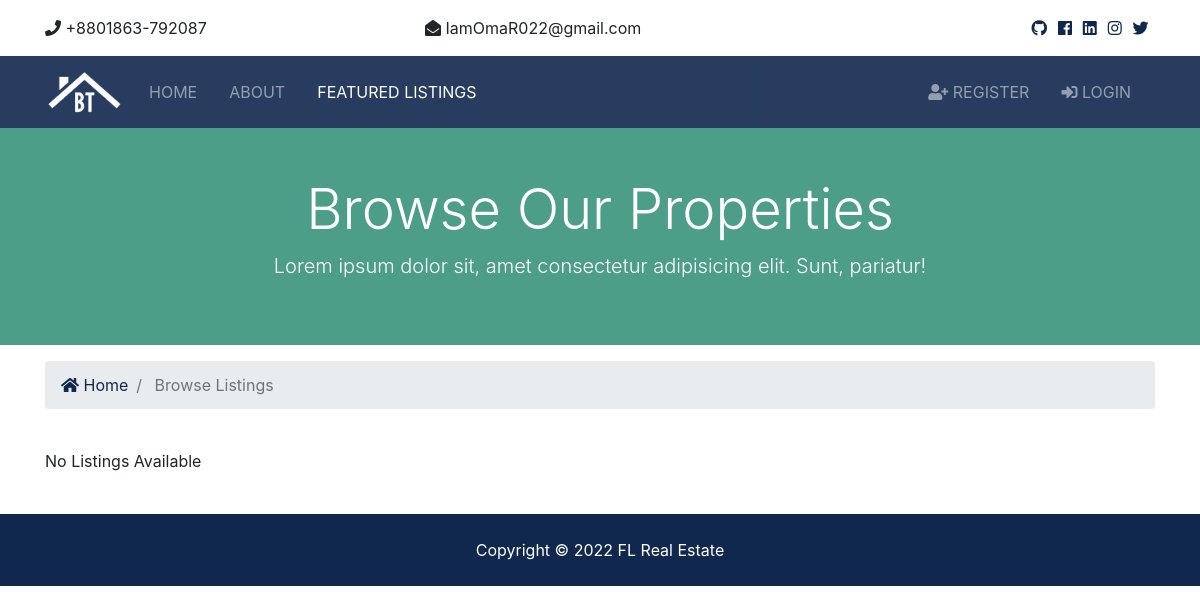
The page /listings/ on the database as committed earlier.
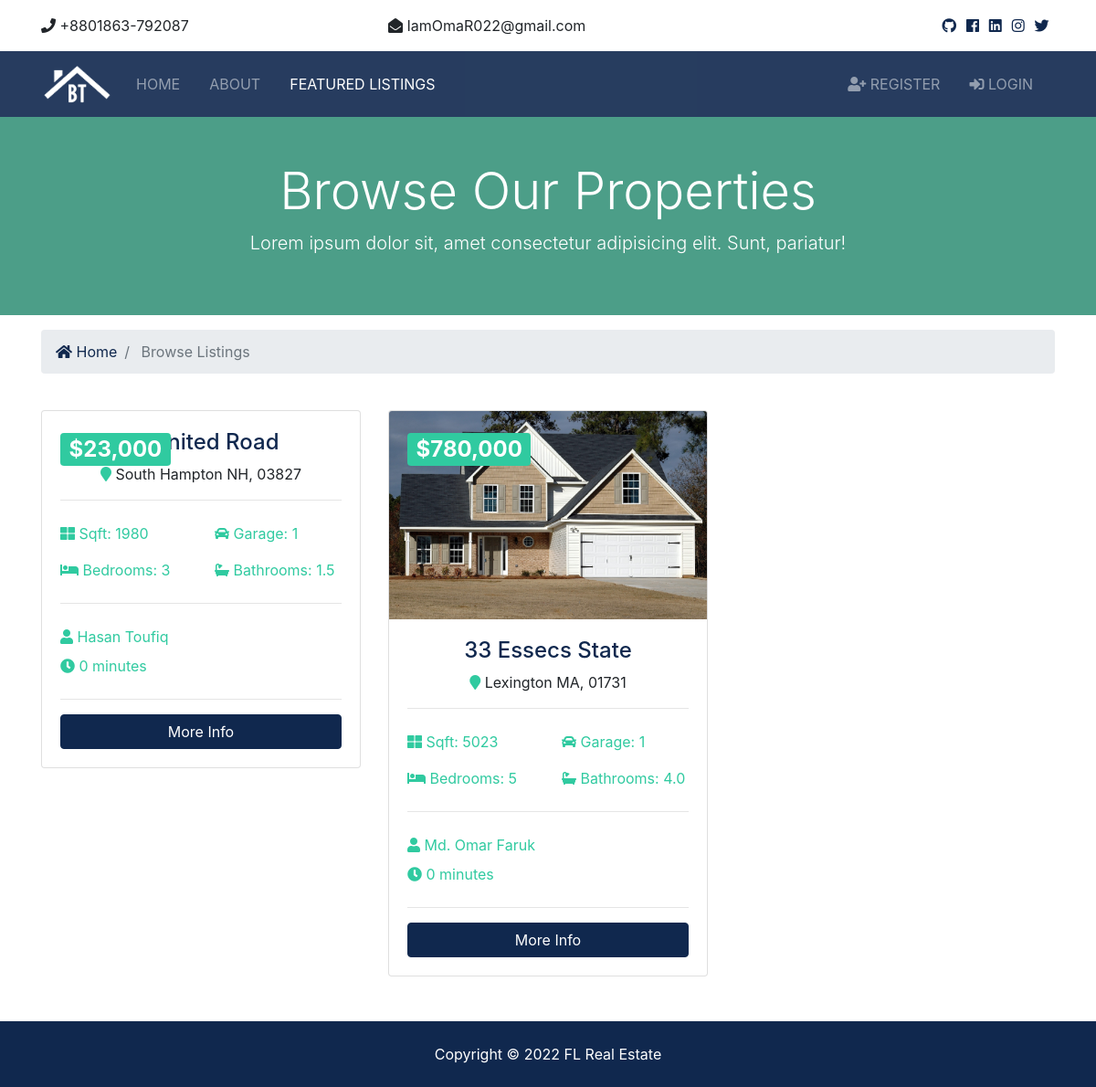
The same page on the database as committed later.
### listings/models.py (models this page shows, shortened)
class Listing(models.Model):
    realtor = models.ForeignKey(Realtor, on_delete=models.DO_NOTHING)
    title = models.CharField(max_length=200)
    address = models.CharField(max_length=200)
    city = models.CharField(max_length=100)
    state = models.CharField(max_length=100)
    zipcode = models.CharField(max_length=20)
    description = models.TextField(blank=True)
    price = models.IntegerField()
    bedrooms = models.IntegerField()
    bathrooms = models.DecimalField(max_digits=2, decimal_places=1)
    garage = models.IntegerField(default=0)
    sqft = models.IntegerField()
    lot_size = models.DecimalField(max_digits=5, decimal_places=1)
    photo_main = models.ImageField(upload_to='photos/%Y/%m/%d/')
    photo_1 = models.ImageField(upload_to='photos/%Y/%m/%d/', blank=True)   ## blank=True used to make this field optional
    photo_2 = models.ImageField(upload_to='photos/%Y/%m/%d/', blank=True)
    photo_3 = models.ImageField(upload_to='photos/%Y/%m/%d/', blank=True)
    photo_4 = models.ImageField(upload_to='photos/%Y/%m/%d/', blank=True)
    photo_5 = models.ImageField(upload_to='photos/%Y/%m/%d/', blank=True)
    photo_6 = models.ImageField(upload_to='photos/%Y/%m/%d/', blank=True)
    is_published = models.BooleanField(default=True)
    list_date = models.DateTimeField(default=datetime.now, blank=True)

### realtors/models.py (models this page shows)
class Realtor(models.Model):
    name = models.CharField(max_length=200)
    photo = models.ImageField(upload_to='photos/%Y/%m/%d/')
    description = models.TextField(blank=True)
    phone = models.CharField(max_length=20)
    email = models.CharField(max_length=50)
    is_mvp = models.BooleanField(default=False)  ## Seller of the month
    hire_date = models.DateTimeField(default=datetime.now, blank=True)
    def __str__(self):
        return self.name

### listings/views.py (the view)
# urls.py: path('', views.index, name='listings'),
def index(request):
    listings = Listing.objects.order_by('-list_date').filter(is_published=True)  ## Check or uncheck in admin area
    paginator = Paginator(listings, 6)   ## how much item i want to show in each page
    page = request.GET.get('page')
    paged_listings = paginator.get_page(page)
    context = {
        'listings': paged_listings
    }
    return render(request, 'listings/listings.html', context)

### templates/listings/listings.html (shortened to what this page needs)
{% extends 'base.html' %}
{% load humanize %}
{% block content %}
  <section id="showcase-inner" class="py-5 text-white">
    <div class="container">
      <div class="row text-center">
        <div class="col-md-12">
          <h1 class="display-4">Browse Our Properties</h1>
          <p class="lead">Lorem ipsum dolor sit, amet consectetur adipisicing elit. Sunt, pariatur!</p>
        </div>
      </div>
    </div>
  </section>
  <section id="bc" class="mt-3">
    <div class="container">
      <nav aria-label="breadcrumb">
        <ol class="breadcrumb">
          <li class="breadcrumb-item">
            <a href="{% url 'index' %}">
              <i class="fas fa-home"></i> Home</a>
          </li>
          <li class="breadcrumb-item active"> Browse Listings</li>
        </ol>
      </nav>
    </div>
  </section>
  <section id="listings" class="py-4">
    <div class="container">
      <div class="row">
          {% if listings %}
              {% for listing in listings %}
                <div class="col-md-6 col-lg-4 mb-4">
                  <div class="card listing-preview">
                    <img class="card-img-top" src="{{ listing.photo_main.url }}" alt="">
                    <div class="card-img-overlay">
                      <h2>
                        <span class="badge badge-secondary text-white">${{ listing.price | intcomma }}</span>
                      </h2>
                    </div>
                    <div class="card-body">
                      <div class="listing-heading text-center">
                        <h4 class="text-primary">{{ listing.title }}</h4>
                        <p>
                          <i class="fas fa-map-marker text-secondary"></i> {{ listing.city }} {{ listing.state }}, {{ listing.zipcode }}</p>
                      </div>
                      <hr>
                      <div class="row py-2 text-secondary">
                        <div class="col-6">
                          <i class="fas fa-th-large"></i> Sqft: {{ listing.sqft }}</div>
                        <div class="col-6">
                          <i class="fas fa-car"></i> Garage: {{ listing.garage }}</div>
                      </div>
                      <div class="row py-2 text-secondary">
                        <div class="col-6">
                          <i class="fas fa-bed"></i> Bedrooms: {{ listing.bedrooms }}</div>
                        <div class="col-6">
                          <i class="fas fa-bath"></i> Bathrooms: {{ listing.bathrooms }}</div>
                      </div>
                      <hr>
                      <div class="row py-2 text-secondary">
                        <div class="col-12">
                          <i class="fas fa-user"></i> {{ listing.realtor }}</div>
                      </div>
                      <div class="row text-secondary pb-2">
                        <div class="col-6">
                          <i class="fas fa-clock"></i> {{ listing.list_date | timesince }}</div>
                      </div>
                      <hr>
                      <a href="{% url 'listing' listing.id %}" class="btn btn-primary btn-block">More Info</a>
                    </div>
                  </div>
                </div>
              {% endfor %}
              {% else %}
                  <div class="col-md-12">
                    <p>No Listings Available</p>
                  </div>
          {% endif %}
      </div>
      <div class="row">
        <div class="col-md-12">
        </div>
      </div>
    </div>
  </section>
{% endblock %}

### templates/base.html (shortened to what this page needs)
{% load static %}
<!DOCTYPE html>
<html lang="en">
<head>
    <link rel="stylesheet" href="{% static 'css/all.css' %}">
    <link rel="stylesheet" href="{% static 'css/bootstrap.css' %}">
    <link rel="stylesheet" href="{% static 'css/style.css' %}">
    <link rel="stylesheet" href="{% static 'css/lightbox.min.css' %}">
</head>
<body>
{% include 'partials/_topbar.html' %}
{% include 'partials/_navbar.html' %}
{% block content %}
{% endblock %}
{% include 'partials/_footer.html' %}
</body>
</html>

### templates/partials/_topbar.html
  <section id="top-bar" class="p-3">
    <div class="container">
      <div class="row">
        <div class="col-md-4">
          <i class="fas fa-phone"></i> +8801863-792087
        </div>
        <div class="col-md-4">
          <i class="fas fa-envelope-open"></i> IamOmaR022@gmail.com
        </div>
        <div class="col-md-4">
          <div class="social text-right">
            <a href="https://github.com/IamOmaR22">
            <i class="fab fa-github"></i>
            </a>
            <a href="https://www.facebook.com/IamOmaR22">
              <i class="fab fa-facebook"></i>
            </a>
            <a href="https://www.linkedin.com/in/iamomar22/">
              <i class="fab fa-linkedin"></i>
            </a>
            <a href="https://www.instagram.com/iamomar_22/">
              <i class="fab fa-instagram"></i>
            </a>
              <a href="https://twitter.com/IamOmaR22">
              <i class="fab fa-twitter"></i>
            </a>
          </div>
        </div>
      </div>
    </div>
  </section>

### templates/partials/_navbar.html (shortened to what this page needs)
{% load static %}
  <nav class="navbar navbar-expand-lg navbar-dark bg-primary sticky-top">
    <div class="container">
      <a class="navbar-brand" href="{% url 'index' %}">
        <img src="{% static 'img/logo.png' %}" class="logo" alt="">
      </a>
      <div class="collapse navbar-collapse" id="navbarNavAltMarkup">
        <ul class="navbar-nav">
          <li
             {% if '/' == request.path %}
                 class="nav-item active mr-3"
              {% else %}
                 class="nav-item mr-3"
              {% endif %}
          >
            <a class="nav-link" href="{% url 'index' %}">Home</a>
          </li>
          <li
             {% if 'about' in request.path %}
                 class="nav-item active mr-3"
              {% else %}
                 class="nav-item mr-3"
              {% endif %}
          >
            <a class="nav-link" href="{% url 'about' %}">About</a>
          </li>
          <li
             {% if 'listings' in request.path %}
                 class="nav-item active mr-3"
              {% else %}
                 class="nav-item mr-3"
              {% endif %}
          >
            <a class="nav-link" href="{% url 'listings' %}">Featured Listings</a>
          </li>
        </ul>
      <ul class="navbar-nav ml-auto">
        {% if user.is_authenticated %}
            <li
                {% if 'dashboard' in request.path %}
                    class="nav-item active mr-3"
                {% else %}
                     class="nav-item mr-3"
                {% endif %}
              >
                <a class="nav-link" href="{% url 'dashboard' %}">
                  Welcome {{ user.username }} (Dashboard)</a>
            </li>
            <li class="nav-item mr-3">
                <a href="javascript:{document.getElementById('logout').submit()}" class="nav-link">
                    <i class="fas fa-sign-out-alt"></i> Logout
                </a>
                <form action="{% url 'logout' %}" method="POST" id="logout">
                    {% csrf_token %}
                    <input type="hidden">
                </form>
            </li>
        {% else %}
              <li
                {% if 'register' in request.path %}
                    class="nav-item active mr-3"
                {% else %}
                     class="nav-item mr-3"
                {% endif %}
              >
                <a class="nav-link" href="{% url 'register' %}">
                  <i class="fas fa-user-plus"></i> Register</a>
              </li>
              <li
                {% if 'login' in request.path %}
                    class="nav-item active mr-3"
                {% else %}
                     class="nav-item mr-3"
                {% endif %}
              >
                <a class="nav-link" href="{% url 'login' %}">
                  <i class="fas fa-sign-in-alt"></i> Login</a>
              </li>
        {% endif %}
      </ul>
      </div>
    </div>
  </nav>

### templates/partials/_footer.html
  <footer id="main-footer" class="py-4 bg-primary text-white text-center">
    Copyright &copy;
    <span class="year"></span> FL Real Estate
  </footer>

### realstate/static/css/all.css (style rules this page uses)
.fa, .fas, .far, .fal, .fab { -moz-osx-font-smoothing: grayscale; -webkit-font-smoothing: antialiased; display: inline-block; font-style: normal; font-variant: normal; text-rendering: auto; line-height: 1; }
.fa-bath:before { content: "\f2cd"; }
.fa-bed:before { content: "\f236"; }
.fa-car:before { content: "\f1b9"; }
.fa-clock:before { content: "\f017"; }
.fa-envelope-open:before { content: "\f2b6"; }
.fa-facebook:before { content: "\f09a"; }
.fa-github:before { content: "\f09b"; }
.fa-home:before { content: "\f015"; }
.fa-instagram:before { content: "\f16d"; }
.fa-linkedin:before { content: "\f08c"; }
.fa-map-marker:before { content: "\f041"; }
.fa-phone:before { content: "\f095"; }
.fa-sign-in-alt:before { content: "\f2f6"; }
.fa-th-large:before { content: "\f009"; }
.fa-twitter:before { content: "\f099"; }
.fa-user:before { content: "\f007"; }
.fa-user-plus:before { content: "\f234"; }
.fab { font-family: 'Font Awesome 5 Brands'; }
.fa, .fas { font-family: 'Font Awesome 5 Free'; font-weight: 900; }

### realstate/static/css/style.css (style rules this page uses)
img { width: 100%; }
.logo { width: 80px; }
.navbar { opacity: 0.9; text-transform: uppercase; }
.social a { margin-right: 0.4rem; }
#showcase-inner { background: url(../img/building.jpg) no-repeat top center fixed/cover; position: relative; overflow: hidden; min-height: 200px; }
#showcase-inner::before { content: ''; position: absolute; top: 0; left: 0; min-height: 100%; width: 100%; background: rgba(32, 134, 107, 0.8); }
.listing-preview a { position: relative; }

Rows that differ between the two databases and show on the page:
added Listing: price "23,000", title "12 United Road", city "South Hampton", state "NH", zipcode "03827", sqft "1980", garage "1", bedrooms "3", bathrooms "1.5", realtor "Hasan Toufiq", list_date "0 minutes"
added Listing: photo_main (picture), price "780,000", title "33 Essecs State", city "Lexington", state "MA", zipcode "01731", sqft "5023", garage "1", bedrooms "5", bathrooms "4.0", realtor "Md. Omar Faruk", list_date "0 minutes"
Other text that changed with them:
text no longer shown: "No Listings Available"
